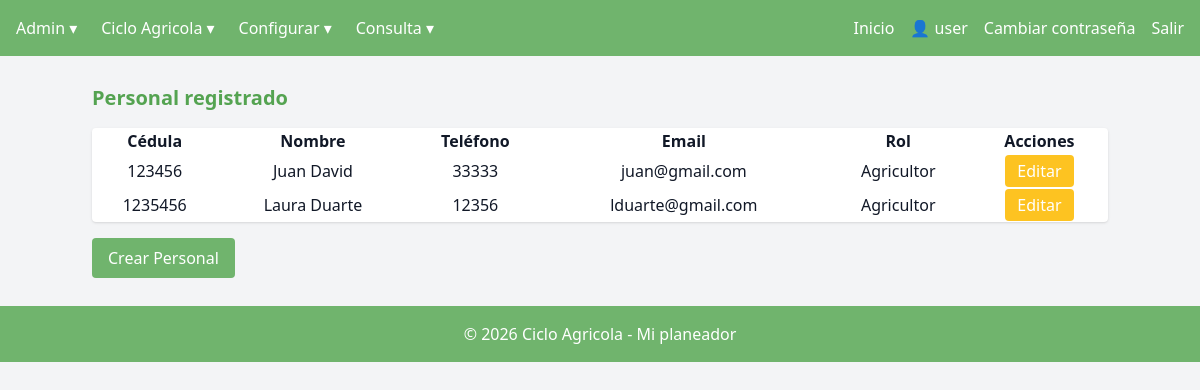
Screenshot of /crear_personal/ (signed in) with the database file from the repository.
### managecultivo/models.py (models this page shows, shortened)
class Personal(models.Model):
    id_cedula = models.CharField(max_length=20, primary_key=True)
    nombre = models.CharField(max_length=100)
    telefono = models.CharField(max_length=20, blank=True, null=True)
    email = models.EmailField(blank=True, null=True)
    ROLES = [
        ("Agricultor", "Agricultor"),
        ("Fumigador", "Fumigador"),
        ("Recolector", "Recolector"),
        ("Varios", "Varios"),
    ]
    rol = models.CharField(max_length=20, choices=ROLES, default="Varios")

### managecultivo/views/v_personal.py (the view, shortened to what this page needs)
# urls.py: path("crear_personal/", views.v_personal.crear_personal, name="crear_personal"),
@login_required
def crear_personal(request):
    personas = Personal.objects.all()
    return render(request, "crear_personal.html", {"personas": personas})

### managecultivo/templatetags/grupos.py (called while the page is built)
@register.filter(name='has_group')
def has_group(user, group_name):
    return user.groups.filter(name=group_name).exists()

### managecultivo/templates/crear_personal.html (shortened to what this page needs)
{% extends "base_dashboard.html" %}
{% block dashboard_content %}
<h2 class="text-xl font-bold mb-4 text-[var(--focus)]">Personal registrado</h2>
<table class="w-full bg-white shadow rounded text-center py-1">
    <tr>
        <th class="align-middle">Cédula</th>
        <th class="align-middle">Nombre</th>
        <th class="align-middle">Teléfono</th>
        <th class="align-middle">Email</th>
        <th class="align-middle">Rol</th>
        <th class="align-middle">Acciones</th>
    </tr>
    {% for persona in personas %}
    <tr class="my-1">
        <td class="align-middle">{{ persona.id_cedula }}</td>
        <td class="align-middle">{{ persona.nombre }}</td>
        <td class="align-middle">{{ persona.telefono }}</td>
        <td class="align-middle">{{ persona.email }}</td>
        <td class="align-middle">{{ persona.rol }}</td>
        <td class="align-middle">
            <button type="button"
                    onclick="abrirModal('{{ persona.pk }}')"
                    class="bg-[var(--edit)] hover:bg-[var(--editFocus)] text-[var(--secondary)] px-3 py-1 rounded">
                Editar
            </button>
        </td>
    </tr>
    {% endfor %}
</table>
<div class="mt-4">
    <button type="button"
            onclick="document.getElementById('modalCrear').classList.remove('hidden')"
            class="bg-[var(--primary)] hover:bg-[var(--focus)] text-[var(--secondary)] px-4 py-2 rounded">
        Crear Personal
    </button>
</div>
{% endblock %}

### managecultivo/templates/base_dashboard.html (shortened to what this page needs)
{% extends "base.html" %}
{% load grupos %}
{% load static %}
{% block navbar %}
<nav class="bg-[var(--primary)] p-4 text-[var(--secondary)] p-4 flex justify-between">
  <ul class="flex space-x-6">
    {% if user.is_authenticated %}
        {% if user|has_group:"Administrador" %}
            <li class="group relative">
                <span class="cursor-pointer">Admin ▾</span>
            </li>
            <li class="group relative">
                <span class="cursor-pointer"> Ciclo Agricola ▾</span>
            </li>
            <li class="group relative">
                <span class="cursor-pointer">Configurar ▾</span>
            </li>
            <li class="group relative">
                <span class="cursor-pointer">Consulta ▾</span>
            </li>
        {% endif %}
    {% endif %}
  </ul>
  <ul class="flex space-x-4">
    {% if user.is_authenticated %}
        <li><a href="{% url 'bienvenida' %}" class="hover:underline ">Inicio</a></li>
        <li class="text-m text-[var(--secondary)]">👤 {{ user.username }}</li>
        <li><a href="{% url 'password_change' %}" class="hover:underline">Cambiar contraseña</a></li>
        <li><a href="{% url 'logout' %}" class="hover:underline">Salir</a></li>
    {% endif %}
  </ul>
</nav>
{% endblock %}
{% block content %}
<div class="mt-6">
    {% block dashboard_content %}{% endblock %}
</div>
{% endblock %}

### managecultivo/static/css/style.css (style rules this page uses)
:root { --primary: #70b46d; --secondary: #ffffff; --focus: #54a351; --edit: #fdc321; --editFocus: #e0ac1d; --cancel: #bdb8ae; --cancelFocus: #797571; --celdasel:#058af7; --celdanor:#0f0f0f; }
nav { background-color: var(--primary); color: var(--secondary); }

### rows the page displays
Personal: id_cedula "123456", nombre "Juan David", telefono "33333", email "juan@gmail.com", rol "Agricultor"
Personal: id_cedula "1235456", nombre "Laura Duarte", telefono "12356", email "lduarte@gmail.com", rol "Agricultor"

### other values shown
{{ user.username }} "user"
